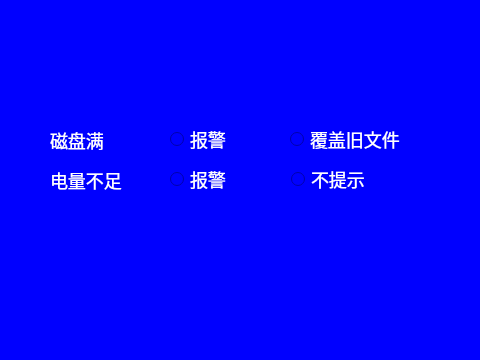
<?xml version="1.0" encoding="UTF-8"?>
<ui version="4.0">
 <class>EventManage</class>
 <widget class="QWidget" name="EventManage">
  <property name="geometry">
   <rect>
    <x>0</x>
    <y>0</y>
    <width>480</width>
    <height>360</height>
   </rect>
  </property>
  <property name="windowTitle">
   <string>EventManage</string>
  </property>
  <property name="styleSheet">
   <string notr="true">
*{
color: rgb(255, 255, 255);
background-color: rgba(0, 0, 255, 100%);
font: 18px;
/*border:1px solid red;*/
}

#widgetHead{
	/*background-color: rgba(20 ,30, 30,100);*/
	/*border-bottom:1px solid #F8F8FF;*/
}

#tableWidget::item:focus{
	/*border: 0px solid rgb(255,209,128);)*/
border: 0px;
background-color::rgb(255,209,128);
}

#groupBox1{
	border: 0px;
}

#groupBox2{
	border: 0px;
}
</string>
  </property>
  <widget class="QWidget" name="baseWidget" native="true">
   <property name="geometry">
    <rect>
     <x>0</x>
     <y>0</y>
     <width>480</width>
     <height>360</height>
    </rect>
   </property>
   <widget class="QLabel" name="label_2">
    <property name="geometry">
     <rect>
      <x>50</x>
      <y>170</y>
      <width>80</width>
      <height>20</height>
     </rect>
    </property>
    <property name="text">
     <string>电量不足</string>
    </property>
   </widget>
   <widget class="QGroupBox" name="groupBox2">
    <property name="geometry">
     <rect>
      <x>150</x>
      <y>170</y>
      <width>311</width>
      <height>31</height>
     </rect>
    </property>
    <property name="title">
     <string/>
    </property>
    <widget class="QRadioButton" name="radioButton_3">
     <property name="geometry">
      <rect>
       <x>20</x>
       <y>0</y>
       <width>71</width>
       <height>19</height>
      </rect>
     </property>
     <property name="text">
      <string>报警</string>
     </property>
    </widget>
    <widget class="QRadioButton" name="radioButton_4">
     <property name="geometry">
      <rect>
       <x>141</x>
       <y>0</y>
       <width>121</width>
       <height>19</height>
      </rect>
     </property>
     <property name="text">
      <string>不提示</string>
     </property>
    </widget>
   </widget>
   <widget class="QLabel" name="label">
    <property name="geometry">
     <rect>
      <x>50</x>
      <y>130</y>
      <width>80</width>
      <height>20</height>
     </rect>
    </property>
    <property name="text">
     <string>磁盘满</string>
    </property>
   </widget>
   <widget class="QGroupBox" name="groupBox1">
    <property name="geometry">
     <rect>
      <x>150</x>
      <y>120</y>
      <width>311</width>
      <height>31</height>
     </rect>
    </property>
    <property name="title">
     <string/>
    </property>
    <widget class="QRadioButton" name="radioButton">
     <property name="geometry">
      <rect>
       <x>20</x>
       <y>10</y>
       <width>71</width>
       <height>19</height>
      </rect>
     </property>
     <property name="text">
      <string>报警</string>
     </property>
    </widget>
    <widget class="QRadioButton" name="radioButton_2">
     <property name="geometry">
      <rect>
       <x>140</x>
       <y>10</y>
       <width>121</width>
       <height>19</height>
      </rect>
     </property>
     <property name="text">
      <string>覆盖旧文件</string>
     </property>
    </widget>
   </widget>
  </widget>
 </widget>
 <resources>
  <include location="../res.qrc"/>
 </resources>
 <connections/>
</ui>
